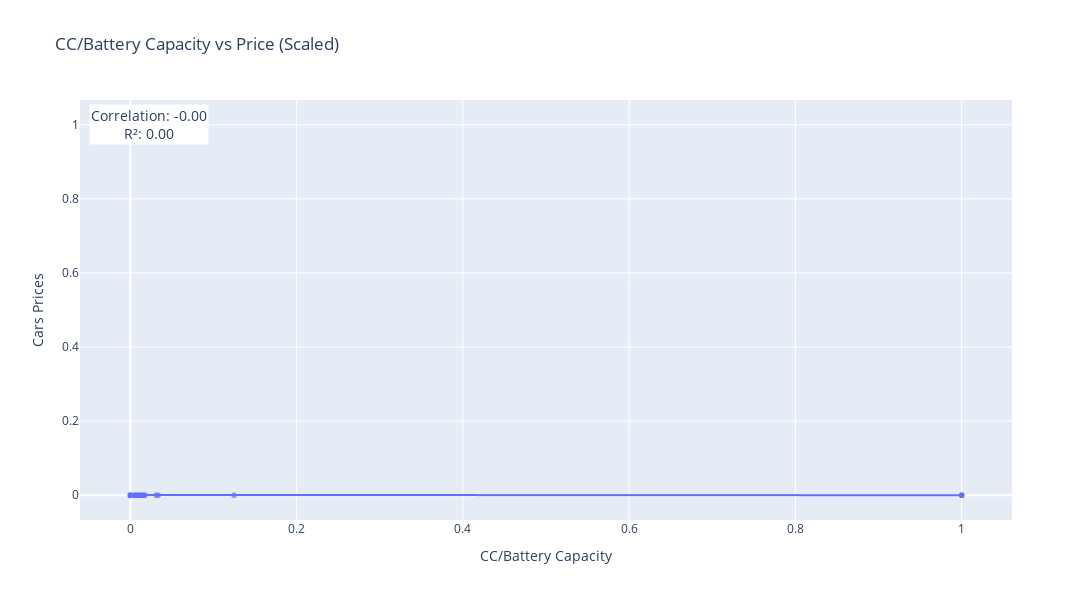
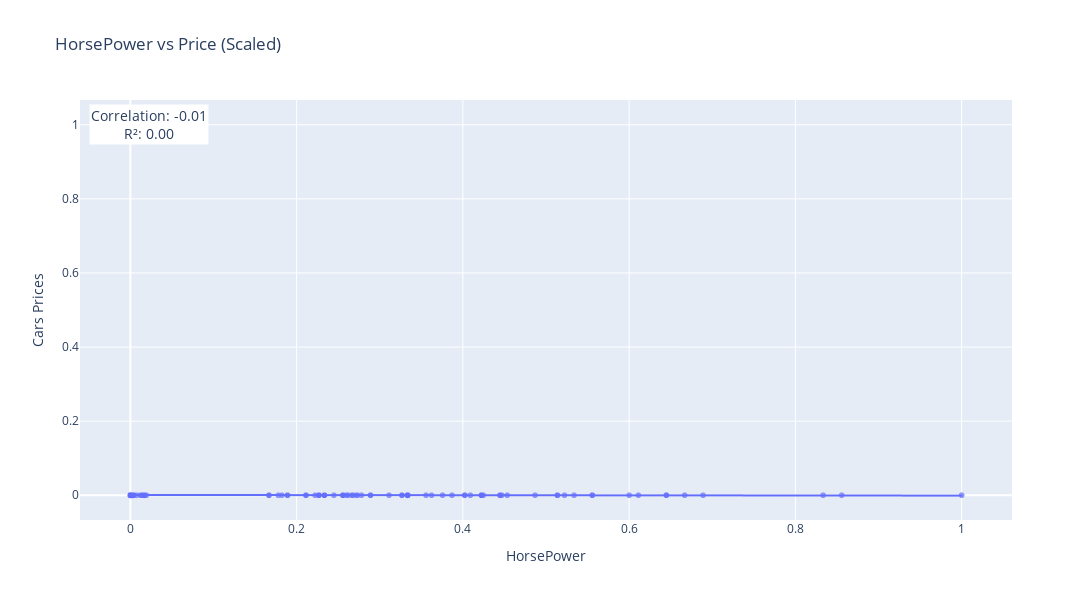
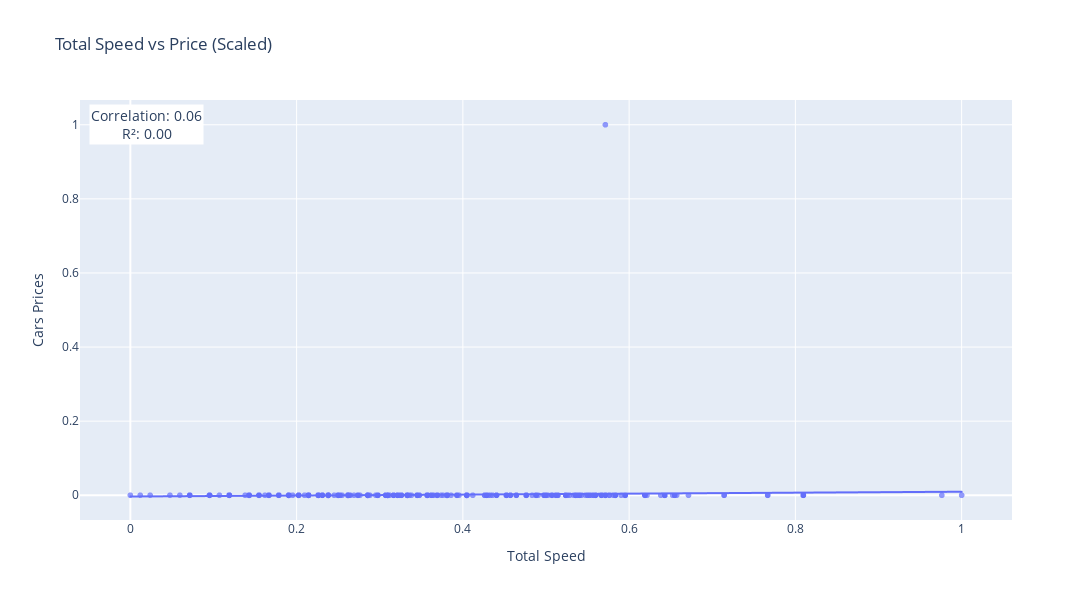
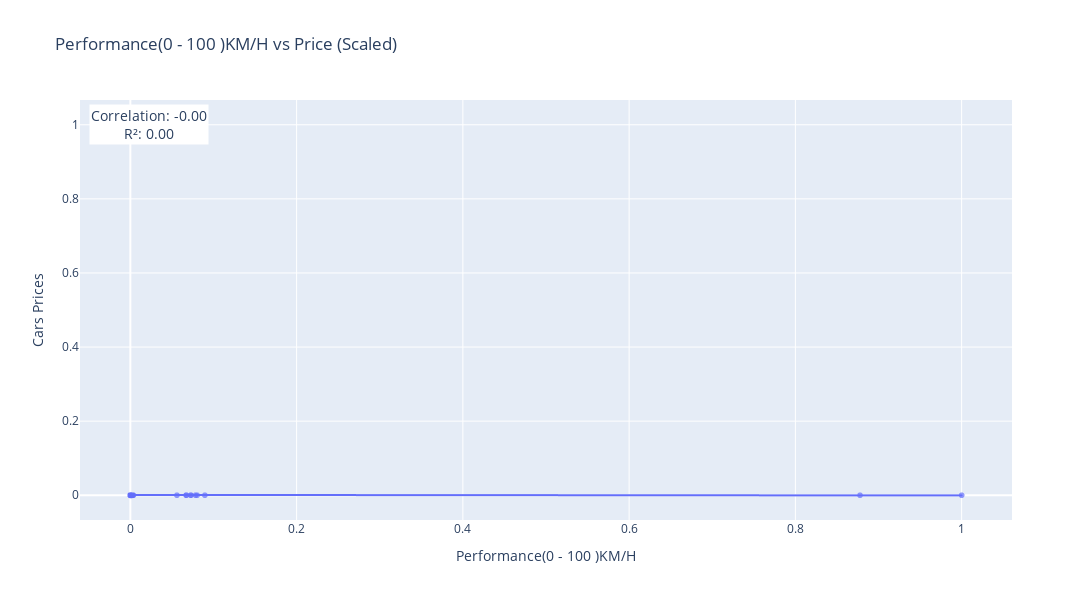

Source (notebook cell) for these figures, in order:
### Code cell
import numpy as np
import statsmodels.api as sm
import plotly.express as px

target = "Cars Prices"   # تأكد أنه اسم عمود

for col in numeric_cols:
    if col != target:

        temp_df = df_scaled[[col, target]].dropna()

        X = temp_df[col]
        y = temp_df[target]

        # Correlation
        corr = np.corrcoef(X, y)[0, 1]

        # OLS for R²
        X_ols = sm.add_constant(X)
        model = sm.OLS(y, X_ols).fit()
        r2 = model.rsquared

        # ===== Plot =====
        fig = px.scatter(
            temp_df,
            x=col,
            y=target,
            title=f'{col} vs Price (Scaled)',
            opacity=0.7,
            trendline='ols'
        )

        fig.add_annotation(
            text=f"Correlation: {corr:.2f}<br>R²: {r2:.2f}",
            xref="paper", yref="paper",
            x=0.01, y=0.99,
            showarrow=False,
            font=dict(size=14),
            bgcolor="white"
        )

        fig.update_layout(width=1200, height=600)
        fig.show()

        print("="*50)
        print(f"Feature: {col}")
        print(f"Correlation with Price: {corr:.3f}")
        print(f"R² (OLS): {r2:.3f}")

        if abs(corr) > 0.7:
            print("➡ Strong relationship")
        elif abs(corr) > 0.4:
            print("➡ Moderate relationship")
        else:
            print("➡ Weak relationship")

### Figure 1 — Plotly figure (JSON) as saved in the notebook; plotly's stock layout.template omitted (floating-point values rounded to 4 significant figures; data arrays with more than 128 entries replaced by an {"elided": "..."} marker saying what was removed)
{"data": [{"hovertemplate": "CC/Battery Capacity=%{x}<br>Cars Prices=%{y}<extra></extra>", "legendgroup": "", "marker": {"color": "#636efa", "opacity": 0.7, "symbol": "circle"}, "mode": "markers", "name": "", "showlegend": false, "type": "scattergl", "x": {"elided": "1204 float values"}, "xaxis": "x", "y": {"elided": "1204 float values"}, "yaxis": "y"}, {"hovertemplate": "<b>OLS trendline</b><br>Cars Prices = -0.000878877 * CC/Battery Capacity + 0.000844346<br>R<sup>2</sup>=0.000007<br><br>CC/Battery Capacity=%{x}<br>Cars Prices=%{y} <b>(trend)</b><extra></extra>", "legendgroup": "", "marker": {"color": "#636efa", "symbol": "circle"}, "mode": "lines", "name": "", "showlegend": false, "type": "scattergl", "x": {"elided": "1204 float values"}, "xaxis": "x", "y": {"elided": "1204 float values"}, "yaxis": "y"}], "layout": {"annotations": [{"bgcolor": "white", "font": {"size": 14}, "showarrow": false, "text": "Correlation: -0.00<br>R²: 0.00", "x": 0.01, "xref": "paper", "y": 0.99, "yref": "paper"}], "height": 600, "legend": {"tracegroupgap": 0}, "title": {"text": "CC/Battery Capacity vs Price (Scaled)"}, "width": 1200, "xaxis": {"anchor": "y", "domain": [0, 1], "title": {"text": "CC/Battery Capacity"}}, "yaxis": {"anchor": "x", "domain": [0, 1], "title": {"text": "Cars Prices"}}}}

### Figure 2 — Plotly figure (JSON) as saved in the notebook; plotly's stock layout.template omitted (floating-point values rounded to 4 significant figures; data arrays with more than 128 entries replaced by an {"elided": "..."} marker saying what was removed)
{"data": [{"hovertemplate": "HorsePower=%{x}<br>Cars Prices=%{y}<extra></extra>", "legendgroup": "", "marker": {"color": "#636efa", "opacity": 0.7, "symbol": "circle"}, "mode": "markers", "name": "", "showlegend": false, "type": "scattergl", "x": {"elided": "1206 float values"}, "xaxis": "x", "y": {"elided": "1206 float values"}, "yaxis": "y"}, {"hovertemplate": "<b>OLS trendline</b><br>Cars Prices = -0.00185984 * HorsePower + 0.000882629<br>R<sup>2</sup>=0.000043<br><br>HorsePower=%{x}<br>Cars Prices=%{y} <b>(trend)</b><extra></extra>", "legendgroup": "", "marker": {"color": "#636efa", "symbol": "circle"}, "mode": "lines", "name": "", "showlegend": false, "type": "scattergl", "x": {"elided": "1206 float values"}, "xaxis": "x", "y": {"elided": "1206 float values"}, "yaxis": "y"}], "layout": {"annotations": [{"bgcolor": "white", "font": {"size": 14}, "showarrow": false, "text": "Correlation: -0.01<br>R²: 0.00", "x": 0.01, "xref": "paper", "y": 0.99, "yref": "paper"}], "height": 600, "legend": {"tracegroupgap": 0}, "title": {"text": "HorsePower vs Price (Scaled)"}, "width": 1200, "xaxis": {"anchor": "y", "domain": [0, 1], "title": {"text": "HorsePower"}}, "yaxis": {"anchor": "x", "domain": [0, 1], "title": {"text": "Cars Prices"}}}}

### Figure 3 — Plotly figure (JSON) as saved in the notebook; plotly's stock layout.template omitted (floating-point values rounded to 4 significant figures; data arrays with more than 128 entries replaced by an {"elided": "..."} marker saying what was removed)
{"data": [{"hovertemplate": "Total Speed=%{x}<br>Cars Prices=%{y}<extra></extra>", "legendgroup": "", "marker": {"color": "#636efa", "opacity": 0.7, "symbol": "circle"}, "mode": "markers", "name": "", "showlegend": false, "type": "scattergl", "x": {"elided": "1206 float values"}, "xaxis": "x", "y": {"elided": "1206 float values"}, "yaxis": "y"}, {"hovertemplate": "<b>OLS trendline</b><br>Cars Prices = 0.0128904 * Total Speed + -0.00336767<br>R<sup>2</sup>=0.003158<br><br>Total Speed=%{x}<br>Cars Prices=%{y} <b>(trend)</b><extra></extra>", "legendgroup": "", "marker": {"color": "#636efa", "symbol": "circle"}, "mode": "lines", "name": "", "showlegend": false, "type": "scattergl", "x": {"elided": "1206 float values"}, "xaxis": "x", "y": {"elided": "1206 float values"}, "yaxis": "y"}], "layout": {"annotations": [{"bgcolor": "white", "font": {"size": 14}, "showarrow": false, "text": "Correlation: 0.06<br>R²: 0.00", "x": 0.01, "xref": "paper", "y": 0.99, "yref": "paper"}], "height": 600, "legend": {"tracegroupgap": 0}, "title": {"text": "Total Speed vs Price (Scaled)"}, "width": 1200, "xaxis": {"anchor": "y", "domain": [0, 1], "title": {"text": "Total Speed"}}, "yaxis": {"anchor": "x", "domain": [0, 1], "title": {"text": "Cars Prices"}}}}

### Figure 4 — Plotly figure (JSON) as saved in the notebook; plotly's stock layout.template omitted (floating-point values rounded to 4 significant figures; data arrays with more than 128 entries replaced by an {"elided": "..."} marker saying what was removed)
{"data": [{"hovertemplate": "Performance(0 - 100 )KM/H=%{x}<br>Cars Prices=%{y}<extra></extra>", "legendgroup": "", "marker": {"color": "#636efa", "opacity": 0.7, "symbol": "circle"}, "mode": "markers", "name": "", "showlegend": false, "type": "scattergl", "x": {"elided": "1206 float values"}, "xaxis": "x", "y": {"elided": "1206 float values"}, "yaxis": "y"}, {"hovertemplate": "<b>OLS trendline</b><br>Cars Prices = -0.00134697 * Performance(0 - 100 )KM/H + 0.000839584<br>R<sup>2</sup>=0.000003<br><br>Performance(0 - 100 )KM/H=%{x}<br>Cars Prices=%{y} <b>(trend)</b><extra></extra>", "legendgroup": "", "marker": {"color": "#636efa", "symbol": "circle"}, "mode": "lines", "name": "", "showlegend": false, "type": "scattergl", "x": {"elided": "1206 float values"}, "xaxis": "x", "y": {"elided": "1206 float values"}, "yaxis": "y"}], "layout": {"annotations": [{"bgcolor": "white", "font": {"size": 14}, "showarrow": false, "text": "Correlation: -0.00<br>R²: 0.00", "x": 0.01, "xref": "paper", "y": 0.99, "yref": "paper"}], "height": 600, "legend": {"tracegroupgap": 0}, "title": {"text": "Performance(0 - 100 )KM/H vs Price (Scaled)"}, "width": 1200, "xaxis": {"anchor": "y", "domain": [0, 1], "title": {"text": "Performance(0 - 100 )KM/H"}}, "yaxis": {"anchor": "x", "domain": [0, 1], "title": {"text": "Cars Prices"}}}}
